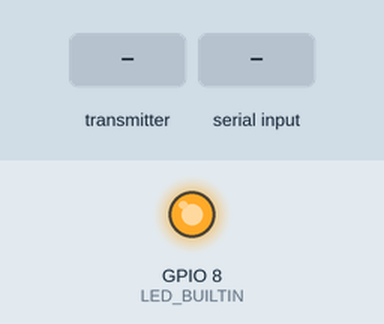
The sketch below on a simulated ESP32-C3. Parts: output pins drawn as LEDs (lit = HIGH). Dashed ring = blinking. The test bench sets the inputs (shaded band). What the sketch prints to the serial monitor is not drawn.

Above: at 1.2 s.
1.3 s: the transmitter starts sending text = 0
At 1.37 s:
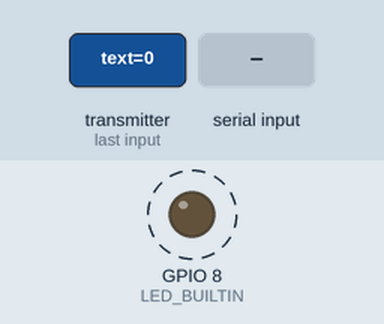
4.3 s: "1\n" received over Serial
Timing chart, 0 to 13.3 s (numbered marks = the images above; inputs shaded):
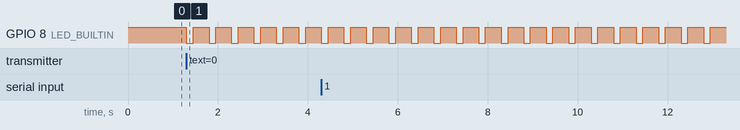

The sketch:

SenRev_FullDuplex.ino
```cpp
#include <esp_now.h>
#include <WiFi.h>

// Chân LED nội bộ của ESP32-C3 SuperMini (Bạn đã biết ở phần trước)
#define LED_BUILTIN 8

// === QUAN TRỌNG: THAY ĐỔI ĐỊA CHỈ MAC CỦA BOARD BÊN KIA VÀO ĐÂY ===
// Ví dụ MAC là 34:85:18:XX:YY:ZZ thì viết là 0x34, 0x85, 0x18, 0xXX, 0xYY, 0xZZ
uint8_t peerAddress[] = {0x58, 0x8C, 0x81, 0xB1, 0x16, 0xAC};

typedef struct struct_message {
  char text[32];
  int counter;
} struct_message;

struct_message myData;
esp_now_peer_info_t peerInfo;
volatile bool blinkLed = false;

// 1. SỬA LỖI GỬI: Tham số đầu tiên phải là const wifi_tx_info_t *
void OnDataSent(const wifi_tx_info_t *tx_info, esp_now_send_status_t status) {
  Serial.print("\r\n[TRẠNG THÁI GỬI] -> ");
  Serial.println(status == ESP_NOW_SEND_SUCCESS ? "Thành công! 🚀" : "Thất bại! ❌");
}

// 2. SỬA LỖI NHẬN: Tham số đầu tiên phải là const esp_now_recv_info_t *
void OnDataRecv(const esp_now_recv_info_t *info, const uint8_t *incomingData, int len) {
  memcpy(&myData, incomingData, sizeof(myData));

  // Lấy địa chỉ MAC của người gửi từ cấu trúc info
  char macStr[18];
  snprintf(macStr, sizeof(macStr), "%02x:%02x:%02x:%02x:%02x:%02x",
           info->src_addr[0], info->src_addr[1], info->src_addr[2],
           info->src_addr[3], info->src_addr[4], info->src_addr[5]);

  Serial.printf("\n[NHẬN TIN từ %s] Nội dung: %s | Lần: %d", macStr, myData.text, myData.counter);

  blinkLed = true;
}

void setup() {
  Serial.begin(115200);
  pinMode(LED_BUILTIN, OUTPUT);
  digitalWrite(LED_BUILTIN, HIGH); // Tắt LED (SuperMini thường tích cực mức LOW)

  WiFi.mode(WIFI_STA);

  if (esp_now_init() != ESP_OK) {
    Serial.println("Lỗi khởi tạo ESP-NOW");
    return;
  }

  // Đăng ký Callback với cấu trúc hàm mới
  esp_now_register_send_cb(OnDataSent);
  esp_now_register_recv_cb(OnDataRecv);

  memcpy(peerInfo.peer_addr, peerAddress, 6);
  peerInfo.channel = 0;
  peerInfo.encrypt = false;

  if (esp_now_add_peer(&peerInfo) != ESP_OK){
    Serial.println("Lỗi: Không thêm được địa chỉ người nhận!");
    return;
  }

  Serial.println("Hệ thống sẵn sàng. Nhập tin nhắn để gửi...");
}

void loop() {
  // Xử lý chớp LED khi nhận tin
  if (blinkLed) {
    digitalWrite(LED_BUILTIN, LOW);  // Bật LED
    delay(150);
    digitalWrite(LED_BUILTIN, HIGH); // Tắt LED
    blinkLed = false;
  }

  // Đọc dữ liệu từ Serial Monitor để gửi đi
  if (Serial.available() > 0) {
    String input = Serial.readStringUntil('\n');
    input.trim();
    if (input.length() > 0) {
      input.toCharArray(myData.text, 32);
      myData.counter++;

      esp_now_send(peerAddress, (uint8_t *) &myData, sizeof(myData));
    }
  }
}
```

Measured:
- after the input at 1.3 s, GPIO 8 (LED_BUILTIN): alternates HIGH for 0.35 s and LOW for 0.15 s, starting at once
